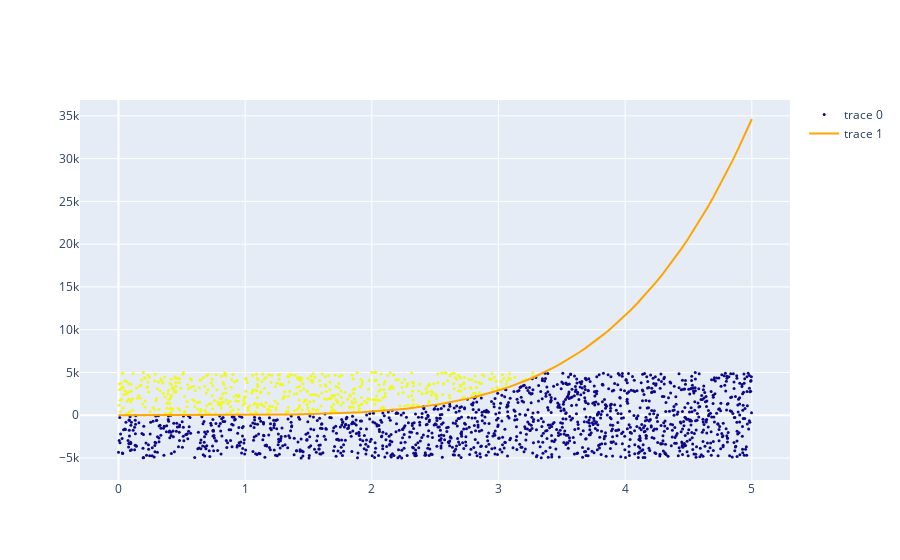

Notebook cell for this chart:
### Code cell
## plot dos pontos de teste e a função f(x) usando o plotly
fig = go.Figure()
fig.add_trace(go.Scatter(x=x_test[:,0], y=x_test[:,1], mode='markers', marker=dict(color=y_test, size=3)))
x = np.linspace(0,5,100)
y = f(x)
fig.add_trace(go.Scatter(x=x, y=y, mode='lines', line=dict(color='orange')))
fig.show()
